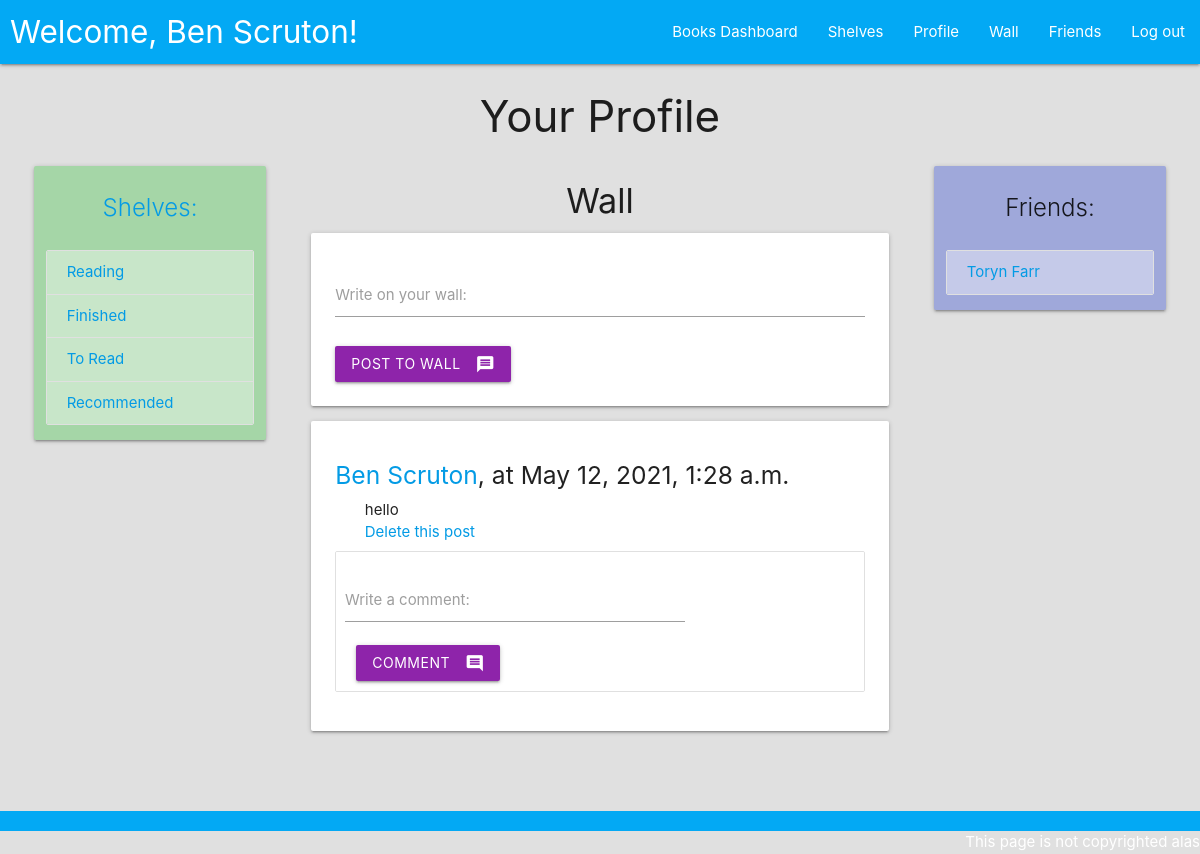
The app's page /users/1 (signed in), older data.
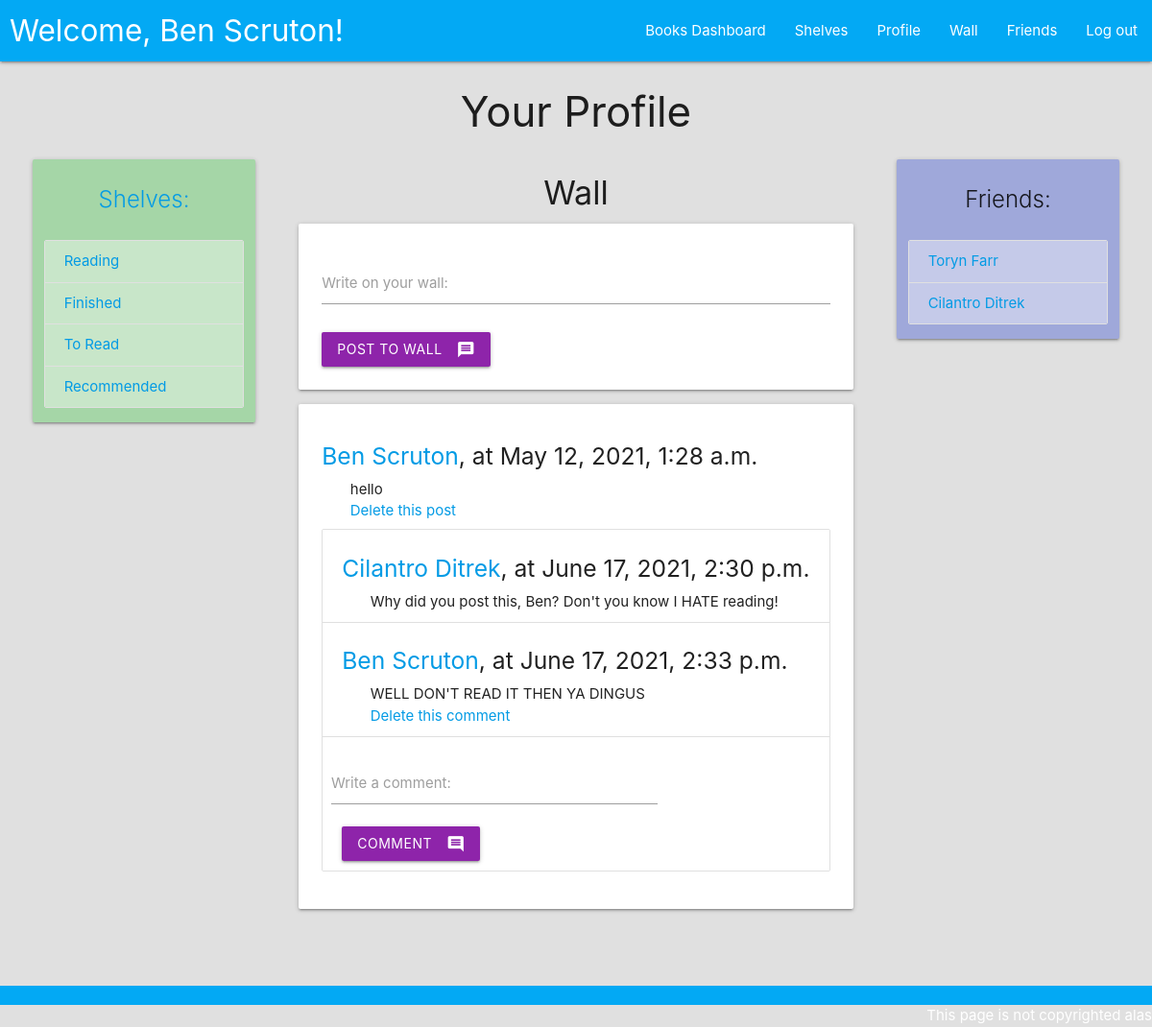
The same page, newer data.
### login_app/models.py (models this page shows)
class User(models.Model):
    first_name = models.CharField(max_length = 255)
    last_name = models.CharField(max_length = 255)
    email = models.CharField(max_length = 255)
    username = models.CharField(max_length = 255)
    hashed_pw = models.CharField(max_length = 255)
    added_friends = models.ManyToManyField("User", related_name = "added_by")
    friends = models.ManyToManyField("User")
    created_at = models.DateTimeField(auto_now_add = True)
    updated_at = models.DateTimeField(auto_now = True)
    objects = UserManager()

### books_app/models.py (models this page shows)
class Shelf(models.Model):
    name = models.CharField(max_length = 255)
    books = models.ManyToManyField(Book, related_name = "shelves")
    owner = models.ForeignKey(User, related_name = "shelves", on_delete = models.CASCADE)
    fixed = models.BooleanField(default=False)
    created_at = models.DateTimeField(auto_now_add=True)
    updated_at = models.DateTimeField(auto_now = True)
    objects = ShelfManager()

class Parent(models.Model):
    contents = models.TextField()
    created_at = models.DateTimeField(auto_now_add=True)
    updated_at = models.DateTimeField(auto_now = True)

class WallPost(Parent):
    poster = models.ForeignKey(User, related_name = "posts", on_delete = models.CASCADE)
    wall = models.ForeignKey(User, related_name = "posts_on_wall", on_delete = models.CASCADE)

class Parent(models.Model):
    contents = models.TextField()
    created_at = models.DateTimeField(auto_now_add=True)
    updated_at = models.DateTimeField(auto_now = True)

class Comment(models.Model):
    contents = models.TextField()
    commenter = models.ForeignKey(User, related_name = "comments", on_delete = models.CASCADE)
    parent = models.ForeignKey(Parent, related_name = "comments", on_delete = models.CASCADE)
    created_at = models.DateTimeField(auto_now_add=True)
    updated_at = models.DateTimeField(auto_now = True)

### books_app/views.py (the view)
# urls.py: path("users/<int:user_id>", views.view_user),
def view_user(request, user_id):
    this_user = User.objects.get(id=user_id)
    logged_in_user = User.objects.get(id=request.session["user_id"])
    all_wallposts = WallPost.objects.filter(wall = this_user).order_by("-created_at")
    context = {
        "user": this_user,
        "wallposts": all_wallposts[:5],
        "new_requests": check_friend_requests(request.session),
    }
    context["logged_in_user"] = logged_in_user
    context["mutual_friends"] = User.objects.filter(friends__in=[this_user]).filter(friends__in=[logged_in_user])
    return render(request, "user_page.html", context)

### books_app/views.py (called while the page is built)
def check_friend_requests(data):
    if "user_id" not in data:
        return []
    this_user = User.objects.get(id=data["user_id"])
    new_requests = []
    if (this_user.added_by.count() > this_user.friends.count()):
        for add in this_user.added_by.all():
            if add not in this_user.friends.all():
                new_requests.append(add)
    return new_requests

### books_app/templates/user_page.html (shortened to what this page needs)
{% extends "base.html" %}
{% block content %}
    <h3 class="center-align">
        {% if user.id == request.session.user_id %}Your{% else %}{{user.first_name}} {{user.last_name}}'s{% endif %} Profile
    </h3>
    <div class="row">
        <aside class="col l3 m6 s12 row" id="shelves">
            <div class="col s10 offset-s1 card green lighten-3">
                <p class="card-title center-align">
                    {% if user in logged_in_user.friends.all or user.id == request.session.user_id %}
                    <a href="/users/{{user.id}}/shelves">
                        {% if user.id != request.session.user_id %}{{user.first_name}}'s {% endif %}Shelves:
                    </a>
                    {% else %}
                        {{user.first_name}}'s Shelves
                    {% endif %}
                </p>
                <ul id="shelflist" class="collection">
                {% if user in logged_in_user.friends.all or user.id == request.session.user_id %}
                    {% for shelf in user.shelves.all %}
                        <li class="collection-item green lighten-4">
                            <a href="/shelves/{{shelf.id}}">{{shelf.name}}</a>
                        </li>
                    {% endfor %}
                {% else %}
                    <li class="collection-item green lighten-4">Message about not being friends</li>
                {% endif %}
                </ul>
            </div>
        </aside>
        <aside class="col l3 push-l6 m6 s12 row" id="friends">
            <div class="col s10 offset-s1 indigo lighten-3 card">
                {% if user in logged_in_user.friends.all or user.id == request.session.user_id %}
                    <p class="card-title center-align">{% if user.id != request.session.user_id %}{{user.first_name}}'s{% endif %} Friends:</p>
                {% else %}
                    <p class="card-title center-align">Mutual Friends </h2>
                {% endif %}
                {% if user in logged_in_user.friends.all or user.id == request.session.user_id %}
                    <ul id="friendlist" class="collection">
                        {% if user.friends.count == 0 %}
                        <li class="collection-item indigo lighten-4">
                            You don't have any friends :(
                        </li>
                        {% else %}
                            {% for friend in user.friends.all %}
                            <li class="collection-item indigo lighten-4">
                                <a href="/users/{{friend.id}}">{{friend.first_name}} {{friend.last_name}}</a>
                            </li>
                            {% endfor %}
                        {% endif %}
                    </ul>
                {% endif %}
            </div>
        </aside>
        <section class="col l6 pull-l3 m10 offset-m1 s12">
        {% if user in logged_in_user.friends.all or user.id == request.session.user_id %}
            <h4 class="center-align">{% if user.id != request.session.user_id %}{{user.first_name}}'s {% endif %}Wall</h4>
            <div class="card">
                <form method="POST" action="/users/{{user.id}}/add_wallpost" class="card-content">
                    <div class="input-field">
                        <label for="add_post">Write on {% if user.id == request.session.user_id %}your{% else %}{{user.first_name}}'s{% endif%} wall:</label>
                        <textarea class="wallpost materialize-textarea" name="add_post" id="add_post"></textarea>
                    </div>
                    <button type="submit" class="btn purple darken-1 waves-effect waves-light">
                        Post to wall<i class="material-icons right">message</i>
                    </button>
                </form>
            </div>
            {% for post in wallposts %}
            <div class="card">
                <div class="card-content">
                    <h5><a href="/users/{{post.poster.id}}">{{post.poster.first_name}} {{post.poster.last_name}}</a>, at {{post.created_at}}</h5>
                    <p class="wallpost">&nbsp; &nbsp; &nbsp; &nbsp;{{post.contents}}</p>
                    {% if post.poster.id == request.session.user_id %}
                        <p><a href="/posts/{{post.id}}/delete">&nbsp; &nbsp; &nbsp; &nbsp;Delete this post</a></p>
                    {% endif %}
                    <ul class="collection">
                    {% for comment in post.comments.all %}
                        <li class="collection-item">
                            <h5><a href="/users/{{comment.commenter.id}}">{{comment.commenter.first_name}} {{comment.commenter.last_name}}</a>, at {{comment.created_at}}</h5>
                            <p class="comment">&nbsp; &nbsp; &nbsp; &nbsp;{{comment.contents}}</p>
                            {% if comment.commenter.id == request.session.user_id %}
                                <p><a href="/comments/{{comment.id}}/delete">&nbsp; &nbsp; &nbsp; &nbsp;Delete this comment</a></p>
                            {% endif %}
                        </li>
                    {% endfor %}
                    <form method="POST" action="/posts/{{post.id}}/add_comment" class="collection-item">
                        <div class="input-field row">
                            <label for="comment">Write a comment:</label>
                            <textarea class="materialize-textarea col s8" name="comment" id="comment"></textarea>
                        </div>
                        <button type="submit" class="btn purple darken-1 waves-effect waves-light">
                            Comment<i class="material-icons right">comment</i>
                        </button>
                    </form>
                </div>
            </div>
            {% endfor %}
        {% else %}
            <p class="center-align">Add this user as a friend to see more about them!</p>
        {% endif %}
        </section>
    </div>
{% endblock %}

### books_app/templates/base.html (shortened to what this page needs)
{% load static %}
<!DOCTYPE html>
<html lang="en">
<head>
    <link rel="stylesheet" href="https://cdnjs.cloudflare.com/ajax/libs/materialize/1.0.0/css/materialize.min.css">
    <link rel="stylesheet" type="text/css" href="{% static 'style.css' %}">
</head>
<body class="grey lighten-2">
    <header class="navbar-fixed">
        <nav>
            <div class="nav-wrapper light-blue">
                <ul id="welcome-msg">
                    {% if request.session.user_id %}
                        <li><a href="/" class="left brand-logo">Welcome, {{request.session.first_name }} {{ request.session.last_name }}!</a></li>
                    {% endif %}
                </ul>
                <ul class="right hide-on-med-and-down">
                {% if request.session.user_id %}
                    <li><a href="{% url 'dashboard' %}">Books Dashboard</a></li>
                    <li><a href="/users/{{request.session.user_id}}/shelves">Shelves</a></li>
                    <li><a href="/users/{{request.session.user_id}}">Profile</a></li>
                    <li><a href="/users/{{request.session.user_id}}/wall">Wall</a></li>
                    <li><a href="/users/{{request.session.user_id}}/friends">Friends</a></li>
                    <li><a href="/login/users/logout">Log out</a></li>
                {% else %}
                    <li><a href="{% url 'dashboard' %}">Books Dashboard</a></li>
                    <li><a href="/login">Log In or Register</a></li>
                {% endif %}
                </ul>
            </div>
        </nav>
    </header>
    <main>
        {% block content %}
        {% endblock %}
    </main>
    <br>
    <br>
    <footer class="page-footer light-blue">
        <div class="right">This page is not copyrighted alas</div>
    </footer>
</body>
</html>

### books_app/static/style.css (style rules this page uses)
::placeholder { opacity: 1; }
#welcome-msg { margin-left: 10px; }

Row changes from the older to the newer data that the page shows:
added User: first_name "Cilantro", last_name "Ditrek"
added Comment: commenter.first_name "Cilantro", commenter.last_name "Ditrek", created_at "June 17, 2021, 2:30 p.m.", contents "Why did you post this, Ben? Don't you know I HATE reading!"
added Comment: commenter.first_name "Ben", commenter.last_name "Scruton", created_at "June 17, 2021, 2:33 p.m.", contents "WELL DON'T READ IT THEN YA DINGUS"
